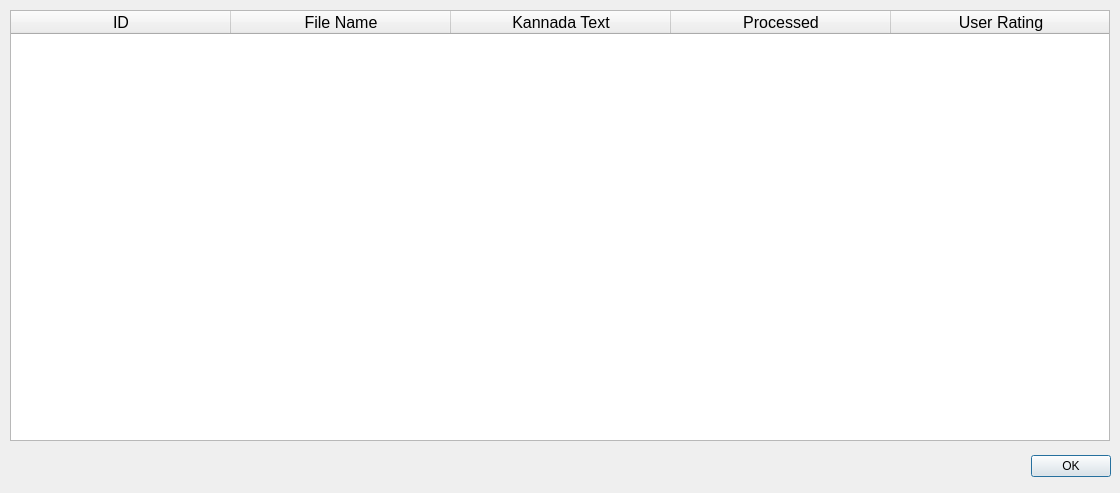
<?xml version="1.0" encoding="UTF-8"?>
<ui version="4.0">
 <class>Dialog</class>
 <widget class="QDialog" name="Dialog">
  <property name="geometry">
   <rect>
    <x>0</x>
    <y>0</y>
    <width>1120</width>
    <height>493</height>
   </rect>
  </property>
  <property name="windowTitle">
   <string>Synthesis List</string>
  </property>
  <widget class="QDialogButtonBox" name="buttonBox">
   <property name="geometry">
    <rect>
     <x>30</x>
     <y>450</y>
     <width>1081</width>
     <height>32</height>
    </rect>
   </property>
   <property name="orientation">
    <enum>Qt::Horizontal</enum>
   </property>
   <property name="standardButtons">
    <set>QDialogButtonBox::Ok</set>
   </property>
  </widget>
  <widget class="QTableWidget" name="tableWidget">
   <property name="geometry">
    <rect>
     <x>10</x>
     <y>10</y>
     <width>1100</width>
     <height>431</height>
    </rect>
   </property>
   <property name="acceptDrops">
    <bool>false</bool>
   </property>
   <property name="horizontalScrollBarPolicy">
    <enum>Qt::ScrollBarAlwaysOff</enum>
   </property>
   <property name="autoScrollMargin">
    <number>18</number>
   </property>
   <property name="editTriggers">
    <set>QAbstractItemView::NoEditTriggers</set>
   </property>
   <property name="showGrid">
    <bool>true</bool>
   </property>
   <property name="sortingEnabled">
    <bool>true</bool>
   </property>
   <property name="wordWrap">
    <bool>true</bool>
   </property>
   <attribute name="horizontalHeaderVisible">
    <bool>true</bool>
   </attribute>
   <attribute name="horizontalHeaderCascadingSectionResizes">
    <bool>false</bool>
   </attribute>
   <attribute name="horizontalHeaderDefaultSectionSize">
    <number>220</number>
   </attribute>
   <attribute name="horizontalHeaderHighlightSections">
    <bool>true</bool>
   </attribute>
   <attribute name="horizontalHeaderMinimumSectionSize">
    <number>70</number>
   </attribute>
   <attribute name="horizontalHeaderShowSortIndicator" stdset="0">
    <bool>true</bool>
   </attribute>
   <attribute name="horizontalHeaderStretchLastSection">
    <bool>false</bool>
   </attribute>
   <attribute name="verticalHeaderVisible">
    <bool>false</bool>
   </attribute>
   <attribute name="verticalHeaderCascadingSectionResizes">
    <bool>false</bool>
   </attribute>
   <attribute name="verticalHeaderDefaultSectionSize">
    <number>0</number>
   </attribute>
   <attribute name="verticalHeaderShowSortIndicator" stdset="0">
    <bool>false</bool>
   </attribute>
   <attribute name="verticalHeaderStretchLastSection">
    <bool>false</bool>
   </attribute>
   <column>
    <property name="text">
     <string>ID</string>
    </property>
    <property name="font">
     <font>
      <pointsize>12</pointsize>
     </font>
    </property>
    <property name="textAlignment">
     <set>AlignHCenter|AlignVCenter|AlignCenter</set>
    </property>
   </column>
   <column>
    <property name="text">
     <string>File Name</string>
    </property>
    <property name="font">
     <font>
      <pointsize>12</pointsize>
     </font>
    </property>
    <property name="textAlignment">
     <set>AlignHCenter|AlignVCenter|AlignCenter</set>
    </property>
   </column>
   <column>
    <property name="text">
     <string>Kannada Text</string>
    </property>
    <property name="font">
     <font>
      <pointsize>12</pointsize>
     </font>
    </property>
    <property name="textAlignment">
     <set>AlignHCenter|AlignVCenter|AlignCenter</set>
    </property>
   </column>
   <column>
    <property name="text">
     <string>Processed</string>
    </property>
    <property name="font">
     <font>
      <pointsize>12</pointsize>
     </font>
    </property>
    <property name="textAlignment">
     <set>AlignHCenter|AlignVCenter|AlignCenter</set>
    </property>
   </column>
   <column>
    <property name="text">
     <string>User Rating</string>
    </property>
    <property name="font">
     <font>
      <pointsize>12</pointsize>
     </font>
    </property>
    <property name="textAlignment">
     <set>AlignHCenter|AlignVCenter|AlignCenter</set>
    </property>
   </column>
  </widget>
 </widget>
 <resources/>
 <connections>
  <connection>
   <sender>buttonBox</sender>
   <signal>accepted()</signal>
   <receiver>Dialog</receiver>
   <slot>accept()</slot>
   <hints>
    <hint type="sourcelabel">
     <x>248</x>
     <y>254</y>
    </hint>
    <hint type="destinationlabel">
     <x>157</x>
     <y>274</y>
    </hint>
   </hints>
  </connection>
  <connection>
   <sender>buttonBox</sender>
   <signal>rejected()</signal>
   <receiver>Dialog</receiver>
   <slot>reject()</slot>
   <hints>
    <hint type="sourcelabel">
     <x>316</x>
     <y>260</y>
    </hint>
    <hint type="destinationlabel">
     <x>286</x>
     <y>274</y>
    </hint>
   </hints>
  </connection>
 </connections>
</ui>
